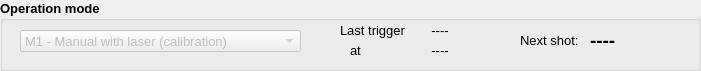
     <widget class="QGroupBox" name="OperationModeBox">
      <property name="geometry">
       <rect>
        <x>20</x>
        <y>20</y>
        <width>701</width>
        <height>71</height>
       </rect>
      </property>
      <property name="font">
       <font>
        <pointsize>10</pointsize>
        <weight>75</weight>
        <bold>true</bold>
       </font>
      </property>
      <property name="title">
       <string>Operation mode</string>
      </property>
      <widget class="QComboBox" name="comboBoxOperationMode">
       <property name="enabled">
        <bool>false</bool>
       </property>
       <property name="geometry">
        <rect>
         <x>20</x>
         <y>30</y>
         <width>281</width>
         <height>22</height>
        </rect>
       </property>
       <property name="font">
        <font>
         <pointsize>10</pointsize>
         <weight>50</weight>
         <bold>false</bold>
        </font>
       </property>
       <property name="toolTip">
        <string>Change MPTS operation mode.
Requires connection with the the triggering system to change its value.</string>
       </property>
       <item>
        <property name="text">
         <string>M1 - Manual with laser (calibration)</string>
        </property>
       </item>
       <item>
        <property name="text">
         <string>M2 - Manual without laser</string>
        </property>
       </item>
       <item>
        <property name="text">
         <string>M3 - Manual  with laser (w/o Cam and MCP)</string>
        </property>
       </item>
       <item>
        <property name="text">
         <string>T1 - Tokamak, single trigger</string>
        </property>
       </item>
       <item>
        <property name="text">
         <string>T2 - Tokamak (automatic)</string>
        </property>
       </item>
      </widget>
      <widget class="QLabel" name="textLabelDCL1_3">
       <property name="geometry">
        <rect>
         <x>340</x>
         <y>20</y>
         <width>71</width>
         <height>20</height>
        </rect>
       </property>
       <property name="font">
        <font>
         <pointsize>10</pointsize>
         <weight>50</weight>
         <bold>false</bold>
         <kerning>false</kerning>
        </font>
       </property>
       <property name="text">
        <string>Last trigger</string>
       </property>
       <property name="wordWrap">
        <bool>false</bool>
       </property>
      </widget>
      <widget class="QLabel" name="textLabelDCL1_4">
       <property name="geometry">
        <rect>
         <x>350</x>
         <y>40</y>
         <width>21</width>
         <height>20</height>
        </rect>
       </property>
       <property name="font">
        <font>
         <pointsize>10</pointsize>
         <weight>50</weight>
         <bold>false</bold>
         <kerning>false</kerning>
        </font>
       </property>
       <property name="text">
        <string>at</string>
       </property>
       <property name="wordWrap">
        <bool>false</bool>
       </property>
      </widget>
      <widget class="QLabel" name="LastTriggerTime">
       <property name="geometry">
        <rect>
         <x>410</x>
         <y>40</y>
         <width>60</width>
         <height>20</height>
        </rect>
       </property>
       <property name="font">
        <font>
         <pointsize>10</pointsize>
         <weight>50</weight>
         <bold>false</bold>
         <kerning>false</kerning>
        </font>
       </property>
       <property name="toolTip">
        <string>in usec</string>
       </property>
       <property name="text">
        <string>----</string>
       </property>
       <property name="alignment">
        <set>Qt::AlignCenter</set>
       </property>
       <property name="wordWrap">
        <bool>false</bool>
       </property>
      </widget>
      <widget class="QLabel" name="textLabelLastShot">
       <property name="geometry">
        <rect>
         <x>410</x>
         <y>20</y>
         <width>60</width>
         <height>20</height>
        </rect>
       </property>
       <property name="font">
        <font>
         <pointsize>10</pointsize>
         <weight>50</weight>
         <bold>false</bold>
         <kerning>false</kerning>
        </font>
       </property>
       <property name="toolTip">
        <string>in usec</string>
       </property>
       <property name="text">
        <string>----</string>
       </property>
       <property name="alignment">
        <set>Qt::AlignCenter</set>
       </property>
       <property name="wordWrap">
        <bool>false</bool>
       </property>
      </widget>
      <widget class="QLabel" name="textLabelDCL1_5">
       <property name="geometry">
        <rect>
         <x>520</x>
         <y>30</y>
         <width>61</width>
         <height>20</height>
        </rect>
       </property>
       <property name="font">
        <font>
         <pointsize>10</pointsize>
         <weight>50</weight>
         <bold>false</bold>
         <kerning>false</kerning>
        </font>
       </property>
       <property name="text">
        <string>Next shot:</string>
       </property>
       <property name="wordWrap">
        <bool>false</bool>
       </property>
      </widget>
      <widget class="QLabel" name="textLabelNextShot">
       <property name="geometry">
        <rect>
         <x>590</x>
         <y>30</y>
         <width>101</width>
         <height>20</height>
        </rect>
       </property>
       <property name="font">
        <font>
         <pointsize>14</pointsize>
         <weight>75</weight>
         <bold>true</bold>
         <kerning>false</kerning>
        </font>
       </property>
       <property name="text">
        <string>----</string>
       </property>
       <property name="wordWrap">
        <bool>false</bool>
       </property>
      </widget>
     </widget>
